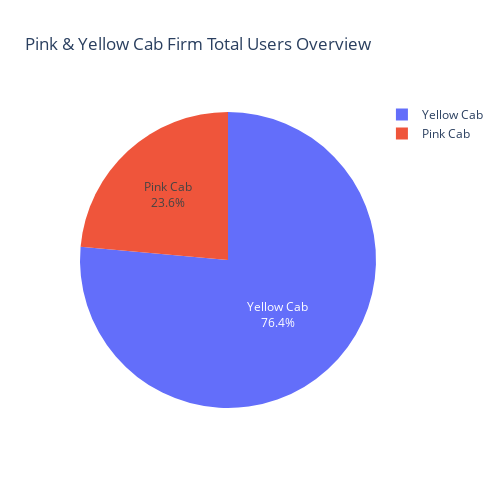

The code cell stored with this chart in its notebook:
### Code cell
data0 = MasterData.groupby("Company").count()

fig1 = px.pie(data0,
                        values=data0.Users,
                        names=data0.index ,title="Pink & Yellow Cab Firm Total Users Overview"
                        )
fig1.update_traces(
                        textposition='inside',
                        textinfo='percent+label'
                        )
fig1.update_layout( width = 500 , height = 500 )

### Figure 1 — Plotly figure (JSON) as saved in the notebook; plotly's stock layout.template omitted (floating-point values rounded to 4 significant figures)
{"data": [{"domain": {"x": [0, 1], "y": [0, 1]}, "hovertemplate": "Company=%{label}<br>Users=%{value}<extra></extra>", "labels": ["Pink Cab", "Yellow Cab"], "legendgroup": "", "name": "", "showlegend": true, "textinfo": "percent+label", "textposition": "inside", "type": "pie", "values": [84711, 274681]}], "layout": {"height": 500, "legend": {"tracegroupgap": 0}, "title": {"text": "Pink & Yellow Cab Firm Total Users Overview"}, "width": 500}}
